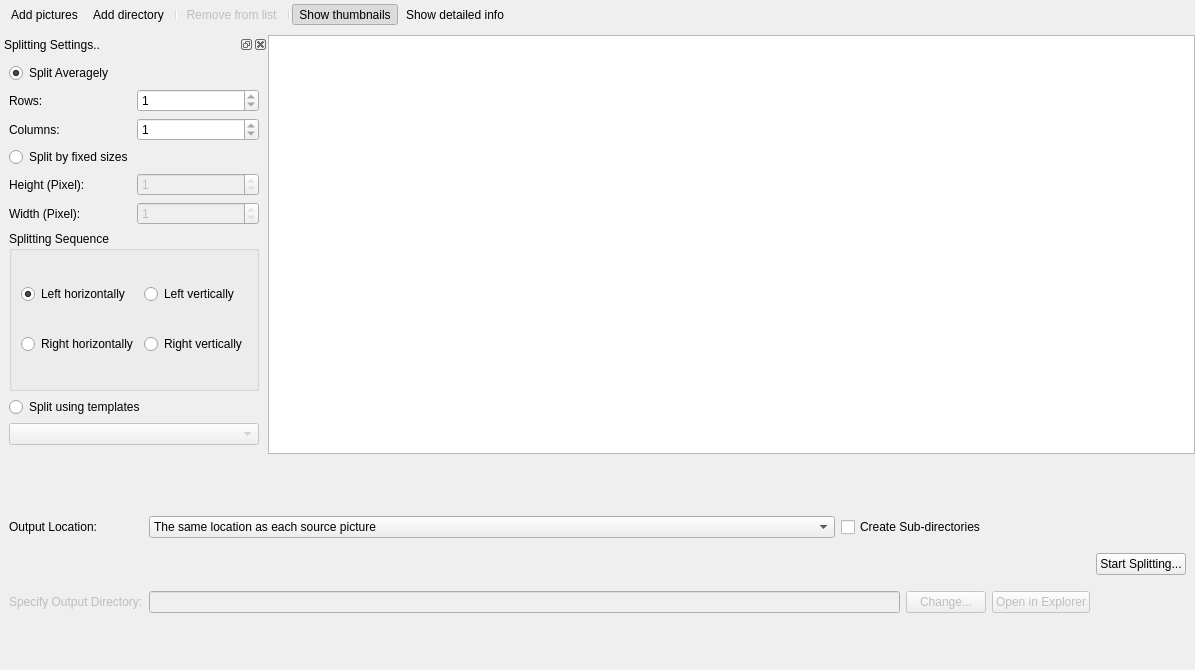
<?xml version="1.0" encoding="UTF-8"?>
<ui version="4.0">
 <class>fpsBatchWidget</class>
 <widget class="QWidget" name="fpsBatchWidget">
  <property name="geometry">
   <rect>
    <x>0</x>
    <y>0</y>
    <width>1195</width>
    <height>670</height>
   </rect>
  </property>
  <property name="windowTitle">
   <string>Form</string>
  </property>
  <layout class="QGridLayout" name="gridLayout_6">
   <property name="leftMargin">
    <number>0</number>
   </property>
   <property name="topMargin">
    <number>0</number>
   </property>
   <property name="rightMargin">
    <number>0</number>
   </property>
   <property name="bottomMargin">
    <number>0</number>
   </property>
   <property name="horizontalSpacing">
    <number>7</number>
   </property>
   <item row="0" column="0">
    <widget class="QToolBar" name="toolBar">
     <property name="sizePolicy">
      <sizepolicy hsizetype="Expanding" vsizetype="Fixed">
       <horstretch>1</horstretch>
       <verstretch>0</verstretch>
      </sizepolicy>
     </property>
     <property name="movable">
      <bool>false</bool>
     </property>
     <property name="toolButtonStyle">
      <enum>Qt::ToolButtonStyle::ToolButtonTextUnderIcon</enum>
     </property>
     <property name="floatable">
      <bool>false</bool>
     </property>
     <addaction name="actionAddPicture"/>
     <addaction name="actionAddDirectory"/>
     <addaction name="separator"/>
     <addaction name="actionRemoveFromList"/>
     <addaction name="separator"/>
     <addaction name="actionShowThumbnails"/>
     <addaction name="actionShowDetailInfo"/>
    </widget>
   </item>
   <item row="1" column="0" rowspan="2" colspan="2">
    <widget class="QWidget" name="wgtFiles" native="true">
     <layout class="QHBoxLayout" name="horizontalLayout">
      <property name="spacing">
       <number>0</number>
      </property>
      <property name="leftMargin">
       <number>0</number>
      </property>
      <property name="topMargin">
       <number>0</number>
      </property>
      <property name="rightMargin">
       <number>0</number>
      </property>
      <property name="bottomMargin">
       <number>0</number>
      </property>
      <item>
       <widget class="QDockWidget" name="dkOptions">
        <property name="windowTitle">
         <string>Splitting Settings..</string>
        </property>
        <widget class="QWidget" name="dkcOptions">
         <property name="sizePolicy">
          <sizepolicy hsizetype="Fixed" vsizetype="Preferred">
           <horstretch>0</horstretch>
           <verstretch>0</verstretch>
          </sizepolicy>
         </property>
         <layout class="QGridLayout" name="gridLayout_2">
          <item row="1" column="0">
           <widget class="QLabel" name="label_3">
            <property name="text">
             <string>Rows:</string>
            </property>
            <property name="buddy">
             <cstring>sbxRows</cstring>
            </property>
           </widget>
          </item>
          <item row="4" column="0">
           <widget class="QLabel" name="label_5">
            <property name="text">
             <string>Height (Pixel):</string>
            </property>
            <property name="buddy">
             <cstring>sbxHeight</cstring>
            </property>
           </widget>
          </item>
          <item row="4" column="1">
           <widget class="QSpinBox" name="sbxHeight">
            <property name="enabled">
             <bool>false</bool>
            </property>
            <property name="minimum">
             <number>1</number>
            </property>
            <property name="maximum">
             <number>1</number>
            </property>
           </widget>
          </item>
          <item row="5" column="0">
           <widget class="QLabel" name="label_6">
            <property name="text">
             <string>Width (Pixel):</string>
            </property>
            <property name="buddy">
             <cstring>sbxWidth</cstring>
            </property>
           </widget>
          </item>
          <item row="5" column="1">
           <widget class="QSpinBox" name="sbxWidth">
            <property name="enabled">
             <bool>false</bool>
            </property>
            <property name="minimum">
             <number>1</number>
            </property>
            <property name="maximum">
             <number>1</number>
            </property>
           </widget>
          </item>
          <item row="0" column="0" colspan="2">
           <widget class="QRadioButton" name="rbtnAverage">
            <property name="text">
             <string>Split Averagely</string>
            </property>
            <property name="checked">
             <bool>true</bool>
            </property>
           </widget>
          </item>
          <item row="2" column="1">
           <widget class="QSpinBox" name="sbxCols">
            <property name="minimum">
             <number>1</number>
            </property>
            <property name="maximum">
             <number>1</number>
            </property>
           </widget>
          </item>
          <item row="2" column="0">
           <widget class="QLabel" name="label_4">
            <property name="text">
             <string>Columns:</string>
            </property>
            <property name="buddy">
             <cstring>sbxCols</cstring>
            </property>
           </widget>
          </item>
          <item row="1" column="1">
           <widget class="QSpinBox" name="sbxRows">
            <property name="enabled">
             <bool>true</bool>
            </property>
            <property name="minimum">
             <number>1</number>
            </property>
            <property name="maximum">
             <number>1</number>
            </property>
           </widget>
          </item>
          <item row="6" column="0" colspan="2">
           <widget class="QGroupBox" name="gbxSplitSeq">
            <property name="title">
             <string>Splitting Sequence</string>
            </property>
            <layout class="QGridLayout" name="gridLayout_3">
             <item row="0" column="1">
              <widget class="QRadioButton" name="rbtnVertLeft">
               <property name="text">
                <string>Left vertically</string>
               </property>
              </widget>
             </item>
             <item row="0" column="0">
              <widget class="QRadioButton" name="rbtnHoriLeft">
               <property name="text">
                <string>Left horizontally</string>
               </property>
               <property name="checked">
                <bool>true</bool>
               </property>
              </widget>
             </item>
             <item row="1" column="1">
              <widget class="QRadioButton" name="rbtnVertRight">
               <property name="text">
                <string>Right vertically</string>
               </property>
              </widget>
             </item>
             <item row="1" column="0">
              <widget class="QRadioButton" name="rbtnHoriRight">
               <property name="text">
                <string>Right horizontally</string>
               </property>
              </widget>
             </item>
            </layout>
           </widget>
          </item>
          <item row="3" column="0" colspan="2">
           <widget class="QRadioButton" name="rbtnSize">
            <property name="text">
             <string>Split by fixed sizes</string>
            </property>
           </widget>
          </item>
          <item row="8" column="0" colspan="2">
           <widget class="QComboBox" name="cbxTemplate">
            <property name="enabled">
             <bool>false</bool>
            </property>
           </widget>
          </item>
          <item row="7" column="0" colspan="2">
           <widget class="QRadioButton" name="rbtnTemplate">
            <property name="text">
             <string>Split using templates</string>
            </property>
           </widget>
          </item>
         </layout>
        </widget>
       </widget>
      </item>
      <item>
       <widget class="QStackedWidget" name="stView">
        <widget class="QWidget" name="pgThumbnail">
         <property name="sizePolicy">
          <sizepolicy hsizetype="Expanding" vsizetype="Preferred">
           <horstretch>1</horstretch>
           <verstretch>0</verstretch>
          </sizepolicy>
         </property>
         <layout class="QGridLayout" name="gridLayout_4">
          <property name="leftMargin">
           <number>0</number>
          </property>
          <property name="topMargin">
           <number>0</number>
          </property>
          <property name="rightMargin">
           <number>0</number>
          </property>
          <property name="bottomMargin">
           <number>0</number>
          </property>
          <property name="spacing">
           <number>0</number>
          </property>
          <item row="0" column="0">
           <widget class="QListView" name="viewList">
            <property name="sizePolicy">
             <sizepolicy hsizetype="Expanding" vsizetype="Expanding">
              <horstretch>1</horstretch>
              <verstretch>1</verstretch>
             </sizepolicy>
            </property>
            <property name="contextMenuPolicy">
             <enum>Qt::ContextMenuPolicy::NoContextMenu</enum>
            </property>
            <property name="statusTip">
             <string>A list of pictures added.</string>
            </property>
            <property name="selectionBehavior">
             <enum>QAbstractItemView::SelectionBehavior::SelectItems</enum>
            </property>
            <property name="iconSize">
             <size>
              <width>80</width>
              <height>80</height>
             </size>
            </property>
            <property name="movement">
             <enum>QListView::Movement::Static</enum>
            </property>
            <property name="resizeMode">
             <enum>QListView::ResizeMode::Fixed</enum>
            </property>
            <property name="spacing">
             <number>10</number>
            </property>
            <property name="viewMode">
             <enum>QListView::ViewMode::ListMode</enum>
            </property>
           </widget>
          </item>
         </layout>
        </widget>
        <widget class="QWidget" name="pgTable">
         <property name="sizePolicy">
          <sizepolicy hsizetype="Expanding" vsizetype="Preferred">
           <horstretch>1</horstretch>
           <verstretch>0</verstretch>
          </sizepolicy>
         </property>
         <layout class="QGridLayout" name="gridLayout_5">
          <property name="leftMargin">
           <number>0</number>
          </property>
          <property name="topMargin">
           <number>0</number>
          </property>
          <property name="rightMargin">
           <number>0</number>
          </property>
          <property name="bottomMargin">
           <number>0</number>
          </property>
          <property name="spacing">
           <number>0</number>
          </property>
          <item row="0" column="0">
           <widget class="QTableView" name="viewTable">
            <property name="sizePolicy">
             <sizepolicy hsizetype="Expanding" vsizetype="Expanding">
              <horstretch>1</horstretch>
              <verstretch>1</verstretch>
             </sizepolicy>
            </property>
            <property name="contextMenuPolicy">
             <enum>Qt::ContextMenuPolicy::NoContextMenu</enum>
            </property>
            <property name="selectionMode">
             <enum>QAbstractItemView::SelectionMode::NoSelection</enum>
            </property>
            <property name="selectionBehavior">
             <enum>QAbstractItemView::SelectionBehavior::SelectItems</enum>
            </property>
           </widget>
          </item>
         </layout>
        </widget>
       </widget>
      </item>
     </layout>
    </widget>
   </item>
   <item row="3" column="0" colspan="2">
    <widget class="QWidget" name="wgtOptions" native="true">
     <layout class="QGridLayout" name="gridLayout">
      <item row="0" column="2" colspan="2">
       <widget class="QCheckBox" name="chbSubdir">
        <property name="text">
         <string>Create Sub-directories</string>
        </property>
       </widget>
      </item>
      <item row="0" column="1">
       <widget class="QComboBox" name="cbxLocation">
        <property name="sizePolicy">
         <sizepolicy hsizetype="Expanding" vsizetype="Fixed">
          <horstretch>0</horstretch>
          <verstretch>0</verstretch>
         </sizepolicy>
        </property>
        <property name="maxVisibleItems">
         <number>2</number>
        </property>
        <item>
         <property name="text">
          <string>The same location as each source picture</string>
         </property>
        </item>
        <item>
         <property name="text">
          <string>The following path:</string>
         </property>
        </item>
       </widget>
      </item>
      <item row="0" column="0">
       <widget class="QLabel" name="label">
        <property name="text">
         <string>Output Location:</string>
        </property>
       </widget>
      </item>
      <item row="1" column="4">
       <widget class="QPushButton" name="btnOpen">
        <property name="enabled">
         <bool>false</bool>
        </property>
        <property name="text">
         <string>Open in Explorer</string>
        </property>
       </widget>
      </item>
      <item row="1" column="3">
       <widget class="QPushButton" name="btnChange">
        <property name="enabled">
         <bool>false</bool>
        </property>
        <property name="text">
         <string>Change...</string>
        </property>
       </widget>
      </item>
      <item row="1" column="0">
       <widget class="QLabel" name="label_2">
        <property name="enabled">
         <bool>false</bool>
        </property>
        <property name="text">
         <string>Specify Output Directory:</string>
        </property>
       </widget>
      </item>
      <item row="1" column="1" colspan="2">
       <widget class="QLineEdit" name="lePath">
        <property name="enabled">
         <bool>false</bool>
        </property>
        <property name="sizePolicy">
         <sizepolicy hsizetype="Expanding" vsizetype="Fixed">
          <horstretch>0</horstretch>
          <verstretch>0</verstretch>
         </sizepolicy>
        </property>
       </widget>
      </item>
      <item row="0" column="5" rowspan="2">
       <widget class="QPushButton" name="btnSplit">
        <property name="text">
         <string>Start Splitting...</string>
        </property>
        <property name="icon">
         <iconset resource="../resources/fps.qrc">
          <normaloff>:/controls/controls/20x20/image_split.svg</normaloff>:/controls/controls/20x20/image_split.svg</iconset>
        </property>
       </widget>
      </item>
     </layout>
    </widget>
   </item>
  </layout>
  <action name="actionAddPicture">
   <property name="icon">
    <iconset resource="../resources/fps.qrc">
     <normaloff>:/controls/controls/24x24/image_add.svg</normaloff>:/controls/controls/24x24/image_add.svg</iconset>
   </property>
   <property name="text">
    <string>Add pictures</string>
   </property>
   <property name="toolTip">
    <string>&lt;html&gt;&lt;head/&gt;&lt;body&gt;&lt;p&gt;Add a picture to the list.&lt;/p&gt;&lt;/body&gt;&lt;/html&gt;</string>
   </property>
   <property name="shortcut">
    <string>Ctrl+A</string>
   </property>
  </action>
  <action name="actionAddDirectory">
   <property name="icon">
    <iconset resource="../resources/fps.qrc">
     <normaloff>:/controls/controls/24x24/folder_add.svg</normaloff>:/controls/controls/24x24/folder_add.svg</iconset>
   </property>
   <property name="text">
    <string>Add directory</string>
   </property>
   <property name="toolTip">
    <string>&lt;html&gt;&lt;head/&gt;&lt;body&gt;&lt;p&gt;Add all pictures under a directory to the list.&lt;/p&gt;&lt;/body&gt;&lt;/html&gt;</string>
   </property>
   <property name="shortcut">
    <string>Ctrl+D</string>
   </property>
  </action>
  <action name="actionRemoveFromList">
   <property name="enabled">
    <bool>false</bool>
   </property>
   <property name="icon">
    <iconset resource="../resources/fps.qrc">
     <normaloff>:/controls/controls/24x24/delete.svg</normaloff>:/controls/controls/24x24/delete.svg</iconset>
   </property>
   <property name="text">
    <string>Remove from list</string>
   </property>
   <property name="toolTip">
    <string>&lt;html&gt;&lt;head/&gt;&lt;body&gt;&lt;p&gt;Remove the specified picture from the list.&lt;/p&gt;&lt;/body&gt;&lt;/html&gt;</string>
   </property>
   <property name="shortcut">
    <string>Ctrl+R</string>
   </property>
  </action>
  <action name="actionShowThumbnails">
   <property name="checkable">
    <bool>true</bool>
   </property>
   <property name="checked">
    <bool>true</bool>
   </property>
   <property name="icon">
    <iconset resource="../resources/fps.qrc">
     <normaloff>:/controls/controls/24x24/image_table.svg</normaloff>:/controls/controls/24x24/image_table.svg</iconset>
   </property>
   <property name="text">
    <string>Show thumbnails</string>
   </property>
   <property name="toolTip">
    <string>&lt;html&gt;&lt;head/&gt;&lt;body&gt;&lt;p&gt;Show pictures in thumbnails.&lt;/p&gt;&lt;/body&gt;&lt;/html&gt;</string>
   </property>
   <property name="shortcut">
    <string>Ctrl+T</string>
   </property>
  </action>
  <action name="actionShowDetailInfo">
   <property name="checkable">
    <bool>true</bool>
   </property>
   <property name="icon">
    <iconset resource="../resources/fps.qrc">
     <normaloff>:/controls/controls/24x24/info.svg</normaloff>:/controls/controls/24x24/info.svg</iconset>
   </property>
   <property name="text">
    <string>Show detailed info</string>
   </property>
   <property name="toolTip">
    <string>&lt;html&gt;&lt;head/&gt;&lt;body&gt;&lt;p&gt;Show detailed information of each picture.&lt;/p&gt;&lt;/body&gt;&lt;/html&gt;</string>
   </property>
   <property name="shortcut">
    <string>Ctrl+I</string>
   </property>
  </action>
 </widget>
 <resources>
  <include location="../resources/fps.qrc"/>
 </resources>
 <connections/>
</ui>
